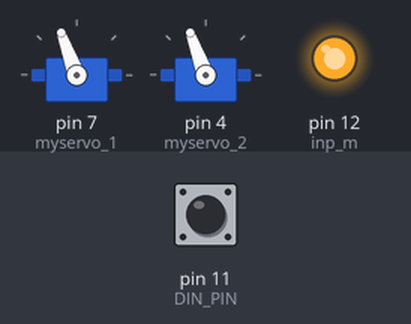
The sketch below on a simulated Arduino Uno, built with avr-gcc and run on an emulated ATmega328P. On the bench: 2 × servo, output pins drawn as LEDs (lit = HIGH). The inputs (shaded band) are chosen by the test bench; at power-on: pin 11 (DIN_PIN) HIGH.

Above: at 1.2 s.
1.3 s: pin 11 (DIN_PIN) pulled LOW for 0.15 s
At 3.3 s:
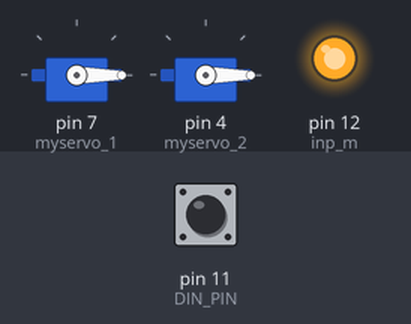
At 7.5 s:
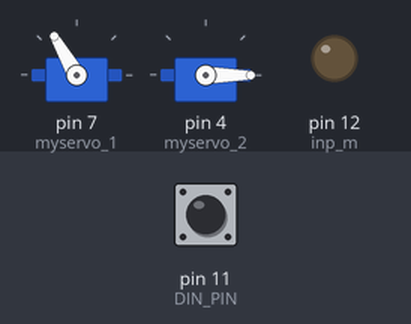
Timing chart, 0 to 9.0 s (numbered marks = the images above; inputs shaded):
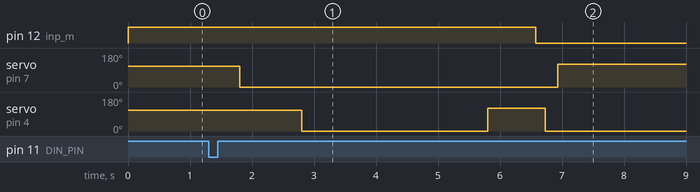

The sketch:

tbrachiation_continuous.ino
```cpp
#include <Wire.h>
#include <Arduino.h>
#include <SPI.h>
#include <Adafruit_Sensor.h>
#include <Adafruit_BNO055.h>
#include <utility/imumaths.h>
#include <Servo.h>

Adafruit_BNO055 bno;
Servo myservo_1;
Servo myservo_2;

const float pi = 3.14159;

// Motor communication
const char inp_m = 12;

// Motor control
float duty = 0;
float t;

char DIN_PIN = 11;
static bool IsFirst = false;
static bool IsFirst_2 = true;
static bool IsFirst_3 = true;
static bool IsFirst_4 = true;
static bool IsFirst_5 = true;

uint16_t time_ini;

// main arduino functions

void setup()
{
  // Serial communication
  Serial.begin(115200);
  Serial.setTimeout(50);

  // MOTOR

  pinMode(inp_m, OUTPUT);

  // SERVO
  myservo_1.attach(7,560,2480);//上
  myservo_2.attach(4,560,2480);//下
  // SWITCH
  pinMode(DIN_PIN, INPUT_PULLUP );
}

void loop() {
  analogWrite(inp_m,160);//0//160//255
  myservo_1.write(110);//グリッパ開
  myservo_2.write(110);//グリッパ開
  if(digitalRead(DIN_PIN)==LOW){  //リミットスイッチ押したら
    IsFirst = true;
    delay(500);
  }
  while(IsFirst == true){
    myservo_1.write(0);//グリッパ閉
    delay(1000);
    myservo_2.write(0);//グリッパ閉
    delay(3000);

    time_ini = millis();//初期時刻取得
    myservo_2.write(120);//グリッパ開

    while(1){
      t = millis()-  time_ini;
      if(t >= 400 &&IsFirst_2 == true){
        analogWrite(inp_m,255);//0//160//255
        IsFirst_2 = false;
      }
      if(t >= 775 &&IsFirst_3 == true){
        analogWrite(inp_m,0);//0//160//255
        IsFirst_3 = false;
      }
      if(t >= 930){
        myservo_2.write(0);//グリッパ開
        delay(200);
        myservo_1.write(120);//グリッパ開
        delay(1000000);
      }
    }
  }
}
```

Measured:
- after the input at 1.3 s, pin 12 (inp_m): HIGH → LOW after 5.3 s; servo on pin 7 (myservo_1): 110° → 0° after 0.50 s, → 120° 5.1 s later; servo on pin 4 (myservo_2): 110° → 0° after 1.5 s, → 120° 3.0 s later, → 0° 0.93 s later
